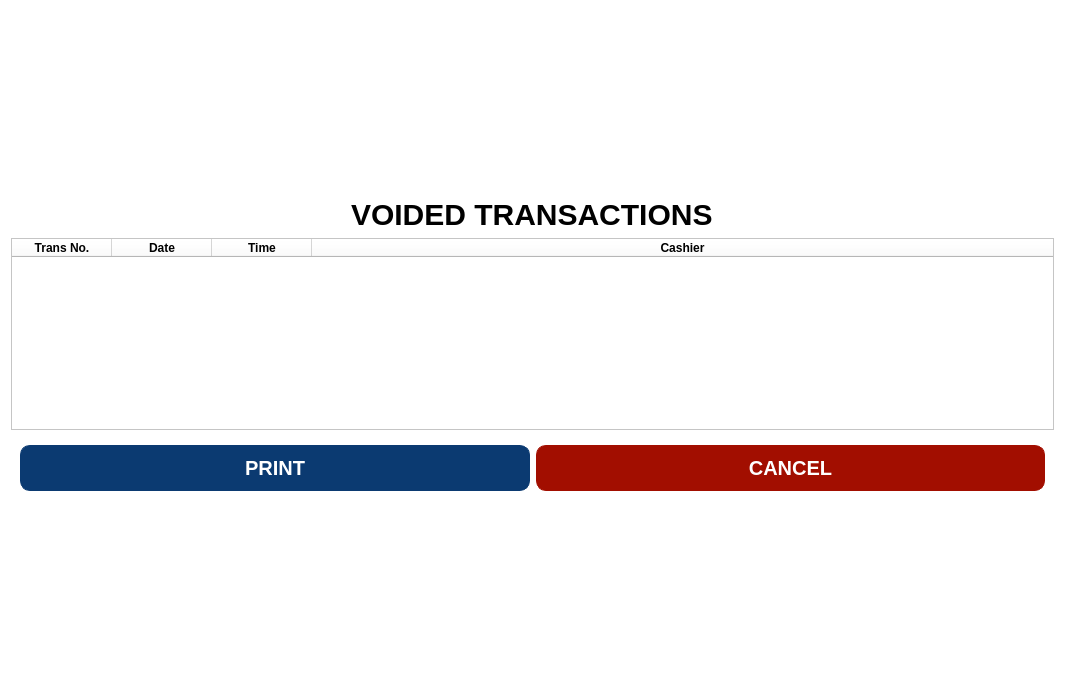
<?xml version="1.0" encoding="UTF-8"?>
<ui version="4.0">
 <class>Dialog</class>
 <widget class="QDialog" name="Dialog">
  <property name="geometry">
   <rect>
    <x>0</x>
    <y>0</y>
    <width>1065</width>
    <height>696</height>
   </rect>
  </property>
  <property name="sizePolicy">
   <sizepolicy hsizetype="Expanding" vsizetype="Expanding">
    <horstretch>0</horstretch>
    <verstretch>0</verstretch>
   </sizepolicy>
  </property>
  <property name="windowTitle">
   <string>Dialog</string>
  </property>
  <property name="styleSheet">
   <string notr="true">background-color:white;</string>
  </property>
  <layout class="QVBoxLayout" name="verticalLayout">
   <item>
    <spacer name="verticalSpacer_2">
     <property name="orientation">
      <enum>Qt::Orientation::Vertical</enum>
     </property>
     <property name="sizeHint" stdset="0">
      <size>
       <width>20</width>
       <height>40</height>
      </size>
     </property>
    </spacer>
   </item>
   <item alignment="Qt::AlignmentFlag::AlignHCenter">
    <widget class="QLabel" name="label">
     <property name="styleSheet">
      <string notr="true">color:black;
font-size:30px;
font-weight:bold;</string>
     </property>
     <property name="text">
      <string>VOIDED TRANSACTIONS</string>
     </property>
    </widget>
   </item>
   <item>
    <widget class="QTableWidget" name="tableWidget">
     <property name="styleSheet">
      <string notr="true">color:black;
background-color:white;
font-weight:bold;</string>
     </property>
     <property name="verticalScrollBarPolicy">
      <enum>Qt::ScrollBarPolicy::ScrollBarAsNeeded</enum>
     </property>
     <attribute name="horizontalHeaderStretchLastSection">
      <bool>true</bool>
     </attribute>
     <column>
      <property name="text">
       <string>Trans No.</string>
      </property>
     </column>
     <column>
      <property name="text">
       <string>Date</string>
      </property>
     </column>
     <column>
      <property name="text">
       <string>Time</string>
      </property>
     </column>
     <column>
      <property name="text">
       <string>Cashier</string>
      </property>
     </column>
    </widget>
   </item>
   <item>
    <widget class="QWidget" name="widget" native="true">
     <layout class="QHBoxLayout" name="horizontalLayout">
      <item>
       <widget class="QPushButton" name="pushButton_2">
        <property name="styleSheet">
         <string notr="true">padding: 10px, 10px;
border: 1px solid #0B3A71;
border-radius:10px;
color:white;
background-color:#0B3A71;
font-weight:bold;
font-size:20px;</string>
        </property>
        <property name="text">
         <string>PRINT</string>
        </property>
       </widget>
      </item>
      <item>
       <widget class="QPushButton" name="pushButton">
        <property name="styleSheet">
         <string notr="true">padding: 10px, 10px;
border: 1px solid #A20E00;
border-radius:10px;
color:white;
background-color:#A20E00;
font-weight:bold;
font-size:20px;</string>
        </property>
        <property name="text">
         <string>CANCEL</string>
        </property>
       </widget>
      </item>
     </layout>
    </widget>
   </item>
   <item>
    <spacer name="verticalSpacer">
     <property name="orientation">
      <enum>Qt::Orientation::Vertical</enum>
     </property>
     <property name="sizeHint" stdset="0">
      <size>
       <width>20</width>
       <height>40</height>
      </size>
     </property>
    </spacer>
   </item>
  </layout>
 </widget>
 <resources/>
 <connections/>
</ui>
